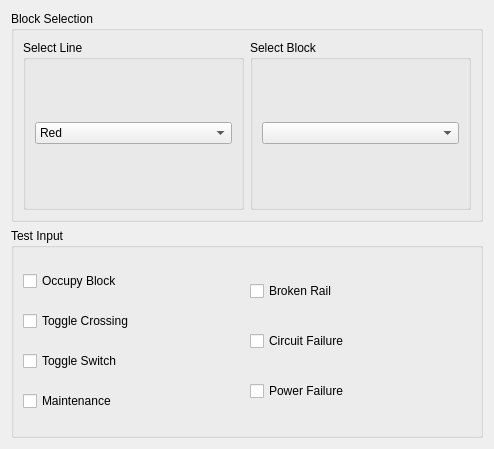
<?xml version="1.0" encoding="UTF-8"?>
<ui version="4.0">
 <class>test_window</class>
 <widget class="QWidget" name="test_window">
  <property name="geometry">
   <rect>
    <x>0</x>
    <y>0</y>
    <width>494</width>
    <height>449</height>
   </rect>
  </property>
  <property name="windowTitle">
   <string>test_window</string>
  </property>
  <layout class="QGridLayout" name="gridLayout">
   <item row="0" column="0">
    <widget class="QGroupBox" name="groupBox_2">
     <property name="title">
      <string>Block Selection</string>
     </property>
     <layout class="QHBoxLayout" name="horizontalLayout">
      <item>
       <layout class="QVBoxLayout" name="verticalLayout_3">
        <item>
         <widget class="QGroupBox" name="groupBox">
          <property name="title">
           <string>Select Line</string>
          </property>
          <layout class="QHBoxLayout" name="horizontalLayout_3">
           <item>
            <widget class="QComboBox" name="line_select">
             <item>
              <property name="text">
               <string>Red</string>
              </property>
             </item>
             <item>
              <property name="text">
               <string>Green</string>
              </property>
             </item>
            </widget>
           </item>
          </layout>
         </widget>
        </item>
       </layout>
      </item>
      <item>
       <layout class="QVBoxLayout" name="verticalLayout_4">
        <item>
         <widget class="QGroupBox" name="groupBox_3">
          <property name="title">
           <string>Select Block</string>
          </property>
          <layout class="QHBoxLayout" name="horizontalLayout_4">
           <item>
            <widget class="QComboBox" name="block_select"/>
           </item>
          </layout>
         </widget>
        </item>
       </layout>
      </item>
     </layout>
    </widget>
   </item>
   <item row="1" column="0">
    <widget class="QGroupBox" name="groupBox_4">
     <property name="title">
      <string>Test Input</string>
     </property>
     <layout class="QHBoxLayout" name="horizontalLayout_2">
      <item>
       <layout class="QVBoxLayout" name="verticalLayout">
        <item>
         <widget class="QCheckBox" name="toggle_occupancy">
          <property name="text">
           <string>Occupy Block</string>
          </property>
         </widget>
        </item>
        <item>
         <widget class="QCheckBox" name="toggle_crossing">
          <property name="text">
           <string>Toggle Crossing</string>
          </property>
         </widget>
        </item>
        <item>
         <widget class="QCheckBox" name="toggle_switch">
          <property name="text">
           <string>Toggle Switch</string>
          </property>
         </widget>
        </item>
        <item>
         <widget class="QCheckBox" name="toggle_maintenance">
          <property name="text">
           <string>Maintenance</string>
          </property>
         </widget>
        </item>
       </layout>
      </item>
      <item>
       <layout class="QVBoxLayout" name="verticalLayout_2">
        <item>
         <widget class="QCheckBox" name="broken_rail">
          <property name="text">
           <string>Broken Rail</string>
          </property>
         </widget>
        </item>
        <item>
         <widget class="QCheckBox" name="checkBox_6">
          <property name="text">
           <string>Circuit Failure</string>
          </property>
         </widget>
        </item>
        <item>
         <widget class="QCheckBox" name="power_failure">
          <property name="text">
           <string>Power Failure</string>
          </property>
         </widget>
        </item>
       </layout>
      </item>
     </layout>
    </widget>
   </item>
  </layout>
 </widget>
 <resources/>
 <connections/>
</ui>
